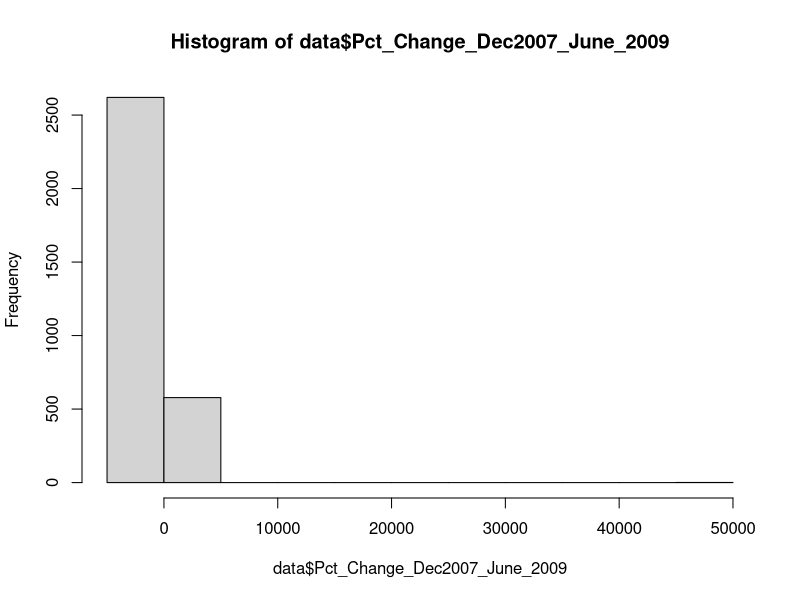
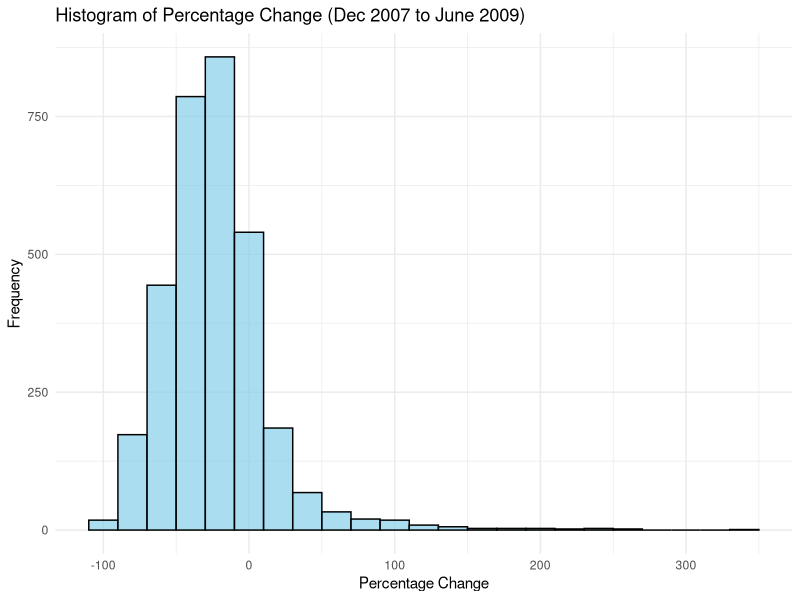
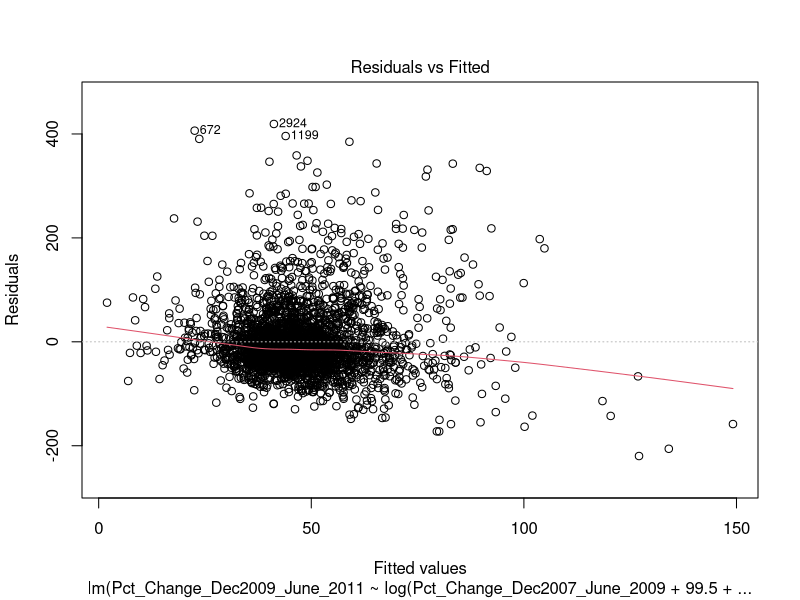
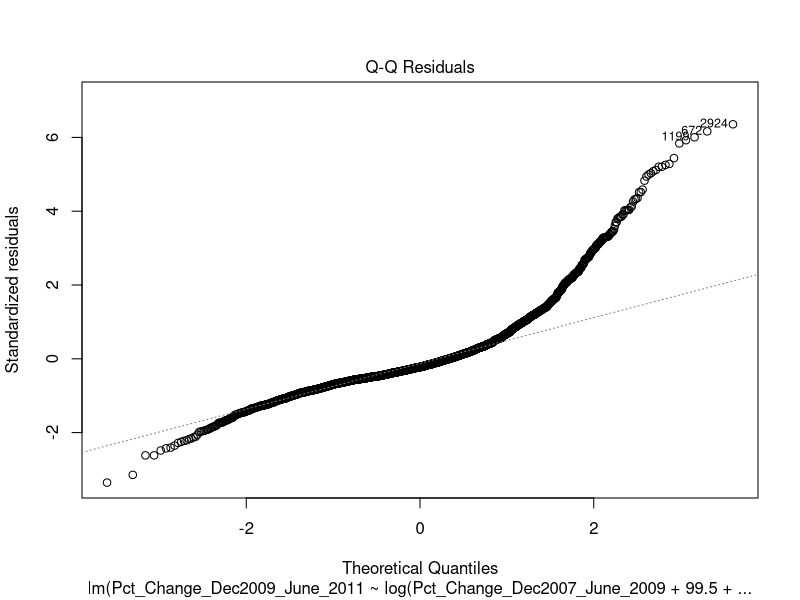
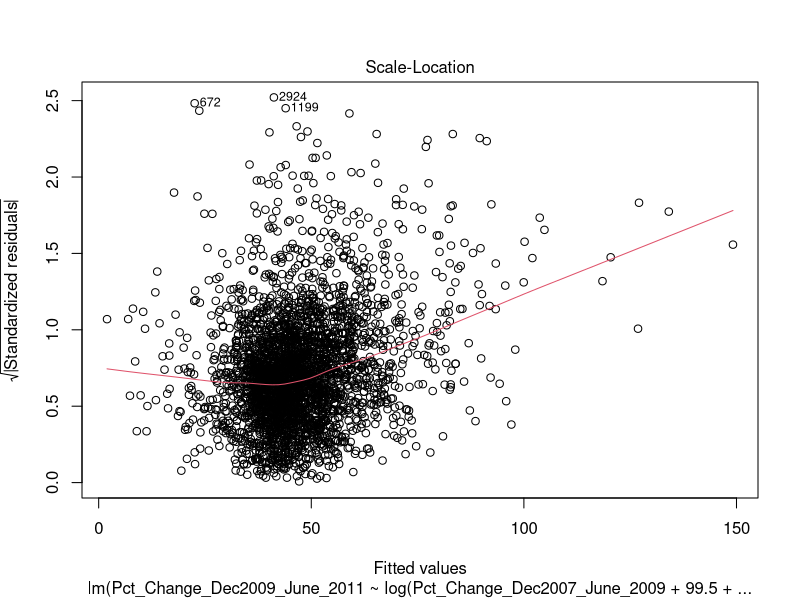
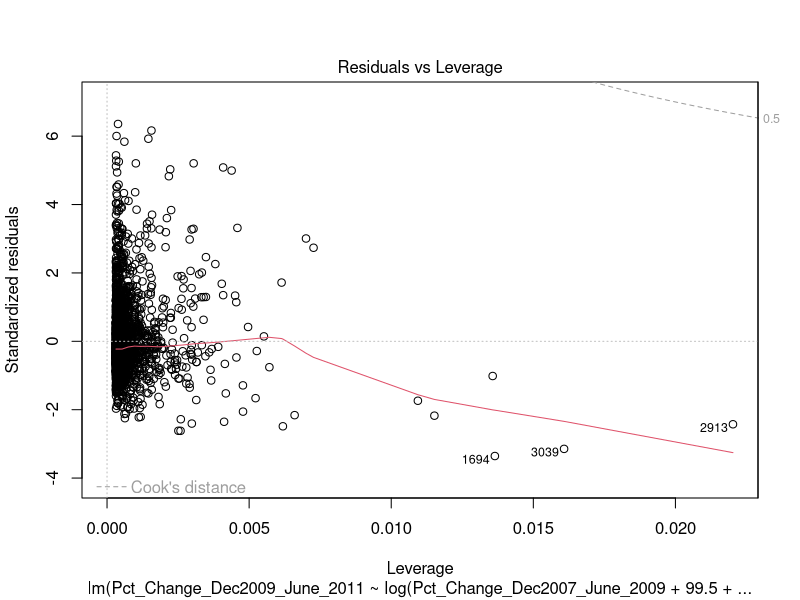

Source code (R) for these figures, in order:
## ---- chunk 1
knitr::opts_chunk$set(echo = TRUE)
library(tidyverse)
## ---- chunk 2
data <- read.csv('case_study_data.csv')
options(scipen = 999, digits = 6)
hist(data$Pct_Change_Dec2007_June_2009)
summary(data$Pct_Change_Dec2007_June_2009)
## ---- chunk 3
data
## ---- chunk 4
filtered_data <- data %>%
  filter(Pct_Change_Dec2007_June_2009 < abs(500) & Pct_Change_Dec2009_June_2011 < abs(500))

filtered_data

# Create a histogram with custom aesthetics
ggplot(filtered_data, aes(x = Pct_Change_Dec2007_June_2009)) +
  geom_histogram(binwidth = 20, fill = "skyblue", color = "black", alpha = 0.7) +
  labs(
    title = "Histogram of Percentage Change (Dec 2007 to June 2009)",
    x = "Percentage Change",
    y = "Frequency"
  ) +
  theme_minimal()
## ---- chunk 5
nrow(filtered_data)
nrow(data)
## ---- chunk 6
#library(MASS)
#transformed_x <- boxcox(filtered_data$Pct_Change_Dec2007_June_2009)
#lambda <- transformed_x
#transformed_data <- x ^ lambda
## ---- chunk 7
#model <- lm(Pct_Change_Dec2009_June_2011 ~Pct_Change_Dec2007_June_2009, data = filtered_data)
#plot(model)

#min(filtered_data$Pct_Change_Dec2007_June_2009)

model_2 <-  lm(Pct_Change_Dec2009_June_2011 ~ log(Pct_Change_Dec2007_June_2009 +99.5+1), data = filtered_data)

plot(model_2)

original_x <- filtered_data |> pull(Pct_Change_Dec2007_June_2009)
filtered_data$Transformed_Variable <- log(original_x + 99.5 + 1)
#filtered_data$Transformed_Variable <- filtered_data$Pct_Change_Dec2007_June_2009^(1/3)

#model_3 <- lm(Pct_Change_Dec2009_June_2011 ~ Transformed_Variable, data = filtered_data)

#plot(model_3)
## ---- chunk 8
summary(model_2)


observed_slope <- summary(model_2)$coeff[2, 3]

## ---- chunk 9
num_permutations <- 10000

# Create an array to store permuted slopes
permuted_slopes <- numeric(num_permutations)

# Original observed slope
observed_slope <- summary(model_2)$coeff[2, 3]

# Permutation test loop
for (i in 1:num_permutations) {
  # Permute the independent variable
  permuted_x <- sample(filtered_data$Transformed_Variable)
  
  # Fit a linear model with the permuted data
  permuted_lm <- lm(filtered_data$Pct_Change_Dec2009_June_2011 ~ permuted_x)
  
  # Store the permuted slope
  permuted_slopes[i] <- summary(permuted_lm)$coeff[2, 3]
}

# Calculate the p-value
p_value <- mean(abs(permuted_slopes) >= abs(observed_slope))
## ---- chunk 10
p_value
